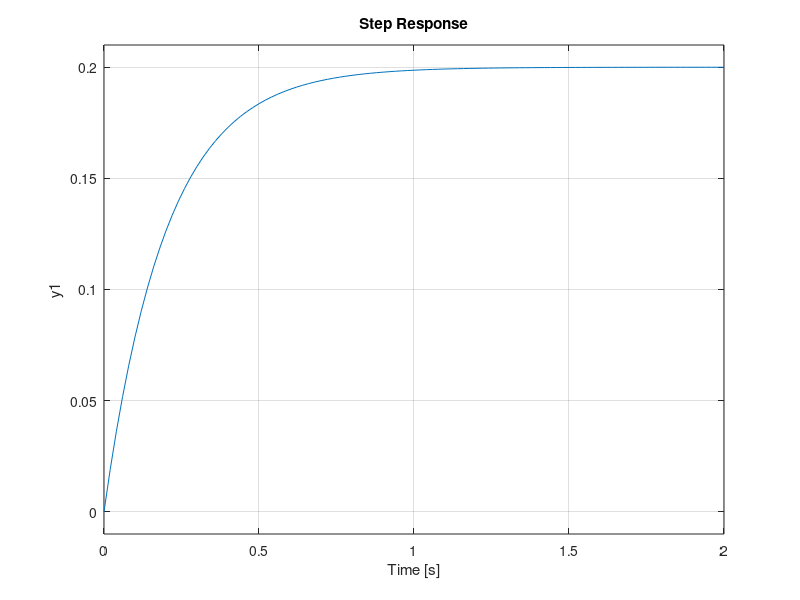
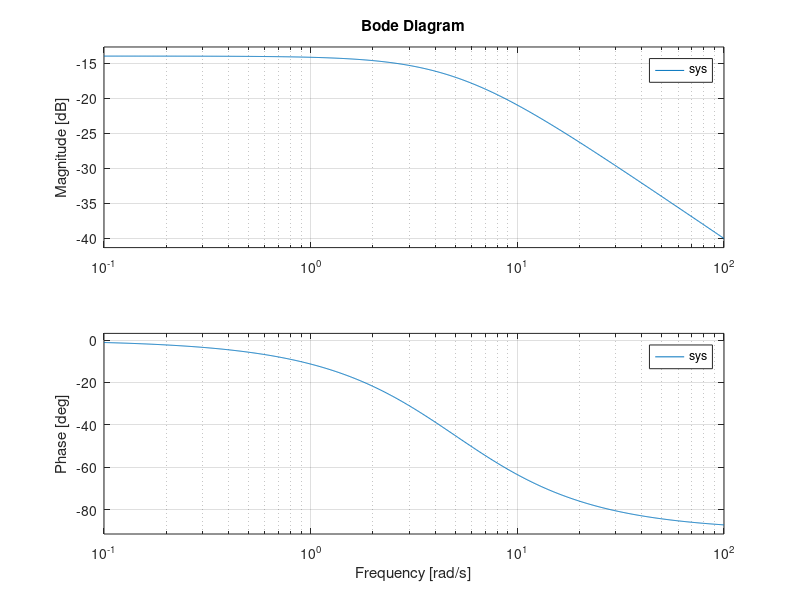
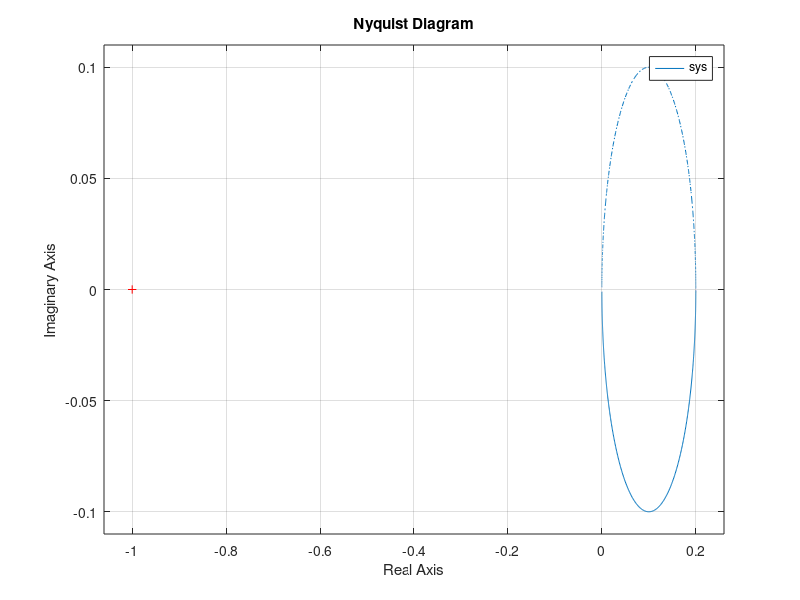
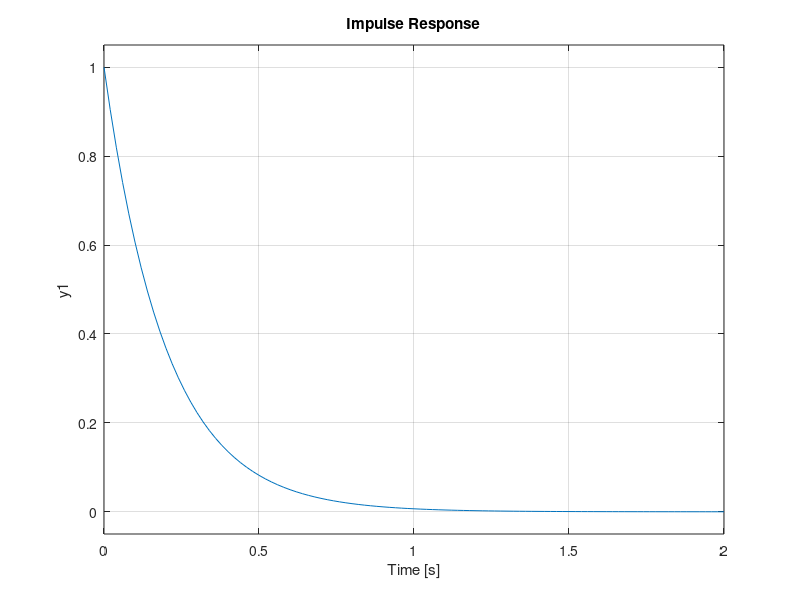

Write MATLAB code to recreate these figures, in order.
sys=tf([0.2],[0.2 1]);

figure(1);
step(sys);

figure(2);
bode(sys);

figure(3);
nyquist(sys);

figure(4);
impulse(sys);

figure(5);
%1200period, 1300duration, sampling10
[a,b] = gensig('square',1200,1300,10);
lsim(sys,a * 0.2,b)

dcgain(sys)